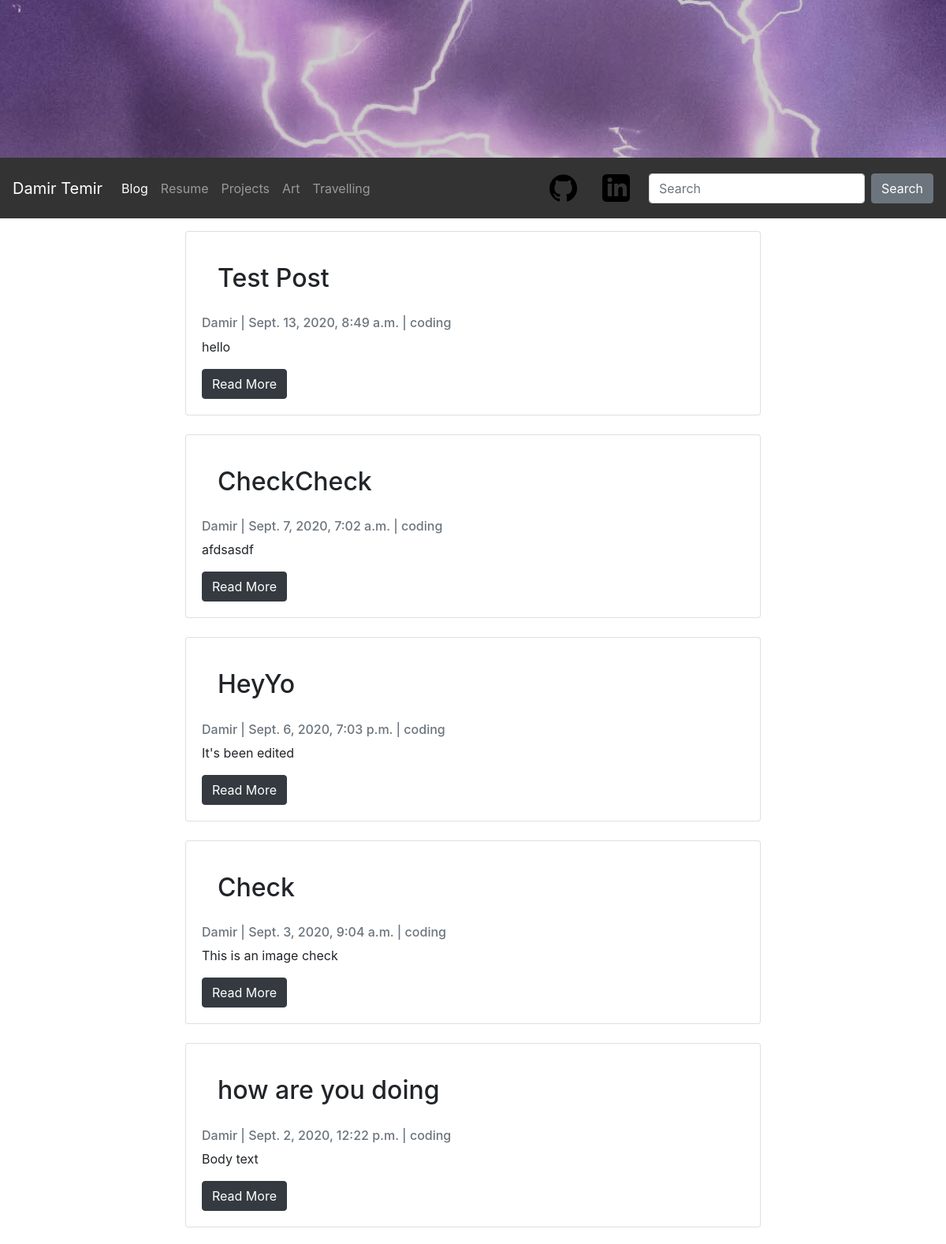
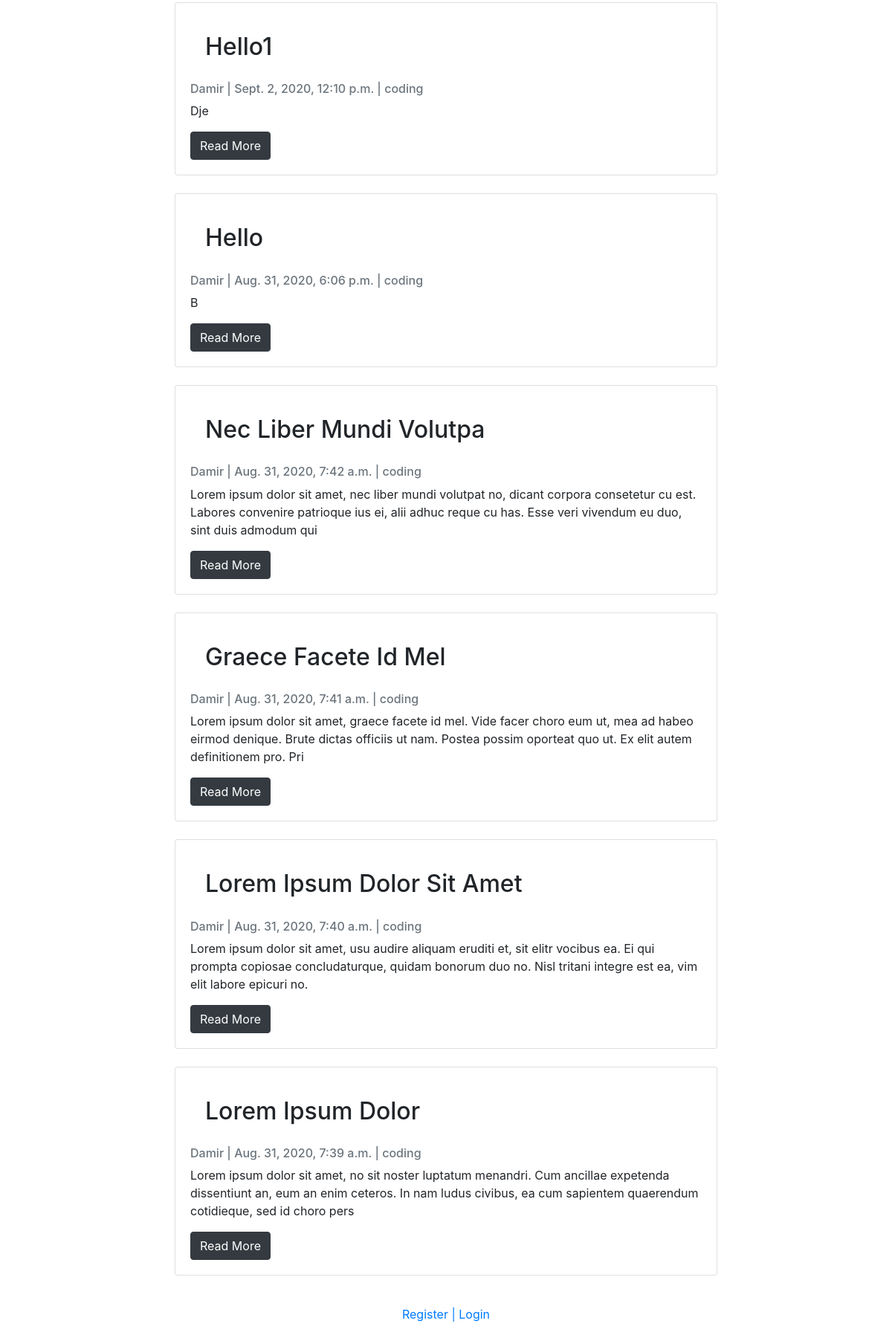
Before: /blog/category/coding with the older database file (2 pictures, top to bottom).
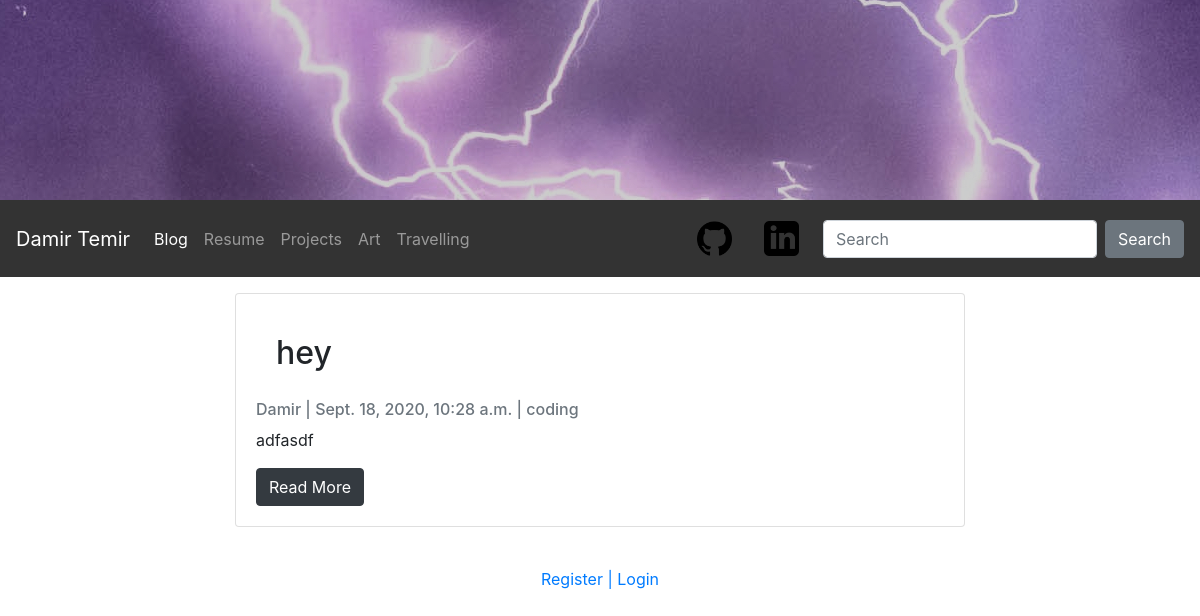
After: the same page with the newer database file.
### blog/models.py (models this page shows, shortened)
class Post(models.Model):
    title = models.CharField(max_length=100, unique=True)
    header_image = models.ImageField(null=True, blank=True, upload_to='images/')
    slug = models.SlugField(max_length=100, unique=True)
    author = models.ForeignKey(User, on_delete=models.CASCADE, related_name='blog_posts')
    updated_on = models.DateTimeField(auto_now=True)
    content = models.TextField()
    created_on = models.DateTimeField(auto_now_add=True)
    status = models.IntegerField(choices=STATUS, default=0)
    category = models.CharField(max_length=255, default='Coding')
    class Meta:
        ordering = ['-created_on']

### blog/views.py (the view)
# urls.py: path('category/<str:category>', views.CategoryView, name='category'),
def CategoryView(request, category):
    template_name = 'blog/categories.html'
    category_posts = Post.objects.filter(category=category).order_by('-created_on')
    return render(request, template_name, {'category_posts': category_posts})

### blog/templates/blog/categories.html (shortened to what this page needs)
{% extends 'blog/nav.html' %}
{% load static %}
{% block content %}
    <body>
        <main>
            <div class="container align-items-center">
                <div class="row">
                {% if category_posts %}
                    <div class="col-md-8 mt-3 mx-auto">
                        {% for post in category_posts %}
                        <div class="card mb-4">
                        <div class="card-body">
                            <h2 class="card-body">{{ post.title }}</h2>
                            <p class="card-text text-muted h6">{{ post.author }} | {{ post.created_on }} | {{ post.category }}</p>
                            <p class="card-text">{{ post.content|slice:":200" }}</p>
                            <a href="{% url 'blog:post_detail' post.slug %}" class="btn btn-dark">Read More</a>
                        </div>
                        </div>
                        {% endfor %}
                    </div>
                {% else %}
                    <div class="col-md-8 mt-3 mx-auto">
                        <div class="card mb-4 card-body">
                            <h3 class="card-body">Sorry this page does not exist...</h3>
                        </div>
                    </div>
                {% endif %}
                </div>
            </div>
        </main>
    </body>
{% endblock content %}

### blog/templates/blog/nav.html (shortened to what this page needs)
{% load static %}
<!DOCTYPE html>
<html lang="en">
    <head>
        <link rel="stylesheet" href="https://stackpath.bootstrapcdn.com/bootstrap/4.5.0/css/bootstrap.min.css">
        <link rel="stylesheet" type="text/css" href="{% static 'blog/styles.css' %}">
    </head>
    <div class="header-img img-fluid container-header"></div>
    <div>
    <nav class="navbar nav-masthead navbar-expand-md navbar-dark" style="background-color: #333;">
        <a class="navbar-brand nav-item " href="index.html">Damir Temir</a>
        <div class="collapse navbar-collapse" id="navbarsExampleDefault">
            <ul class="navbar-nav mr-auto">
                <li class="nav-item active">
                    <a class="nav-link" href="{% url 'blog:home' %}">Blog</a>
                </li>
                <li class="nav-item">
                    <a class="nav-link"href="../temp/resume.html">Resume</a>
                </li>
                <li class="nav-item">
                    <a class="nav-link" href="../temp/projects.html">Projects</a>
                </li>
                <li class="nav-item">
                    <a class="nav-link" href="../temp/art.html">Art</a>
                </li>
                <li class="nav-item">
                    <a class="nav-link" href="../temp/travel.html">Travelling</a>
                </li>
            </ul>
            <ul class="navbar-nav mr-right">
                <li class="navbar-brand">
                    <a class="nav-link" href="https://github.com/dtemir">
                        <img src="../../static/images/github.png" class="img-fluid" style="background: transparent; width:35px; filter: brightness(0%);" alt="Github Logo" width="40" height="40" loading="lazy">
                    </a>
                </li>
                <li class="navbar-brand">
                    <a class="nav-link" href="https://www.linkedin.com/in/damirtemir/">
                        <img src="../../static/images/linkedin.png" class="img-fluid" style="background: transparent; width:35px; filter: brightness(0%);" alt="LinkedIn Logo" width="40" height="40" loading="lazy">
                    </a>
                </li>
            </ul>
            <form class="form-inline my-2 my-lg-0">
                <input class="form-control mr-sm-2" type="text" placeholder="Search" aria-label="Search">
                <button class="btn btn-secondary my-2 my-sm-0" type="submit">Search</button>
            </form>
        </div>
    </nav>
    </div>
    {% block content %}{% endblock content %}
    <footer class="page-footer font-small blue">
    <div class="footer-copyright text-center py-3">
        {% if user.is_authenticated %}
            <a href="{% url 'logout' %}">Logout</a>
        {% else %}
            <a href="{% url 'authorization:register' %}">Register | </a>
            <a href="{% url 'login' %}">Login</a>
        {% endif %}
    </div>
    </footer>
</html>

### blog/static/blog/styles.css (style rules this page uses)
.header-img { max-width: 100%; height: 200px; background-image: url(../images/thunders-2.jpg); filter: brightness(80%); background-size: cover; }
.container-header { position: relative; }

Changed rows visible on the page:
removed Post: title "Test Post", author "Damir", created_on "Sept. 13, 2020, 8:49 a.m.", category "coding", content "hello"
removed Post: title "CheckCheck", author "Damir", created_on "Sept. 7, 2020, 7:02 a.m.", category "coding", content "afdsasdf"
removed Post: title "HeyYo", author "Damir", created_on "Sept. 6, 2020, 7:03 p.m.", category "coding", content "It's been edited"
removed Post: title "Check", author "Damir", created_on "Sept. 3, 2020, 9:04 a.m.", category "coding", content "This is an image check"
removed Post: title "how are you doing", author "Damir", created_on "Sept. 2, 2020, 12:22 p.m.", category "coding", content "Body text"
removed Post: title "Hello1", author "Damir", created_on "Sept. 2, 2020, 12:10 p.m.", category "coding", content "Dje"
removed Post: title "Hello", author "Damir", created_on "Aug. 31, 2020, 6:06 p.m.", category "coding", content "B"
removed Post: title "Nec Liber Mundi Volutpa", author "Damir", created_on "Aug. 31, 2020, 7:42 a.m.", category "coding", content "Lorem ipsum dolor sit amet, nec liber mundi volutpat no, dicant corpora consetetur cu est. Labores convenire patrioque ius ei, alii adhuc reque cu has. Esse veri vivendum eu duo, sint duis admodum qui"
removed Post: title "Graece Facete Id Mel", author "Damir", created_on "Aug. 31, 2020, 7:41 a.m.", category "coding", content "Lorem ipsum dolor sit amet, graece facete id mel. Vide facer choro eum ut, mea ad habeo eirmod denique. Brute dictas officiis ut nam. Postea possim oporteat quo ut. Ex elit autem definitionem pro. Pri"
removed Post: title "Lorem Ipsum Dolor Sit Amet", author "Damir", created_on "Aug. 31, 2020, 7:40 a.m.", category "coding", content "Lorem ipsum dolor sit amet, usu audire aliquam eruditi et, sit elitr vocibus ea. Ei qui prompta copiosae concludaturque, quidam bonorum duo no. Nisl tritani integre est ea, vim elit labore epicuri no."
removed Post: title "Lorem Ipsum Dolor", author "Damir", created_on "Aug. 31, 2020, 7:39 a.m.", category "coding", content "Lorem ipsum dolor sit amet, no sit noster luptatum menandri. Cum ancillae expetenda dissentiunt an, eum an enim ceteros. In nam ludus civibus, ea cum sapientem quaerendum cotidieque, sed id choro pers"
added Post: title "hey", author "Damir", created_on "Sept. 18, 2020, 10:28 a.m.", category "coding", content "adfasdf"
